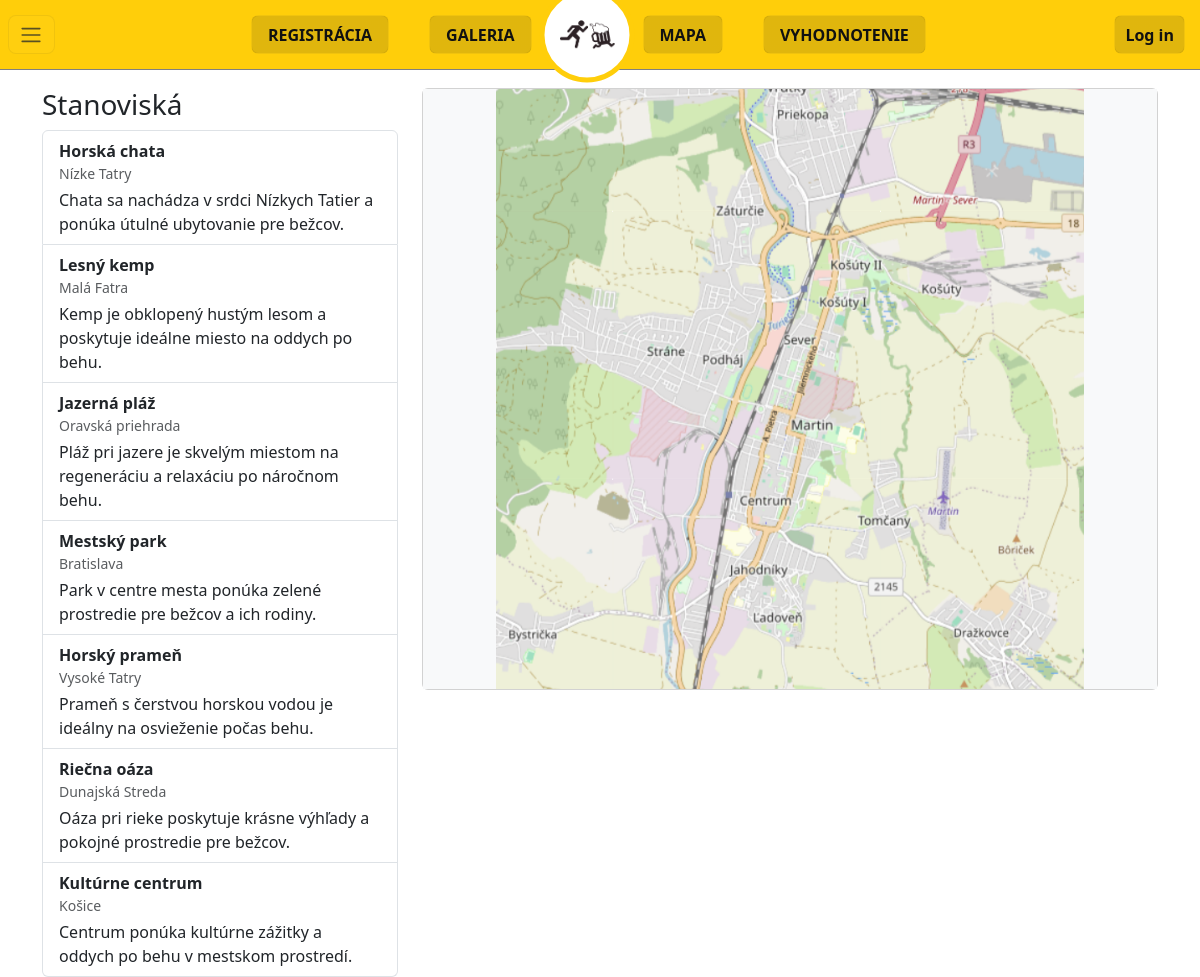
The page /?c=home&a=mapa on the database as committed earlier.
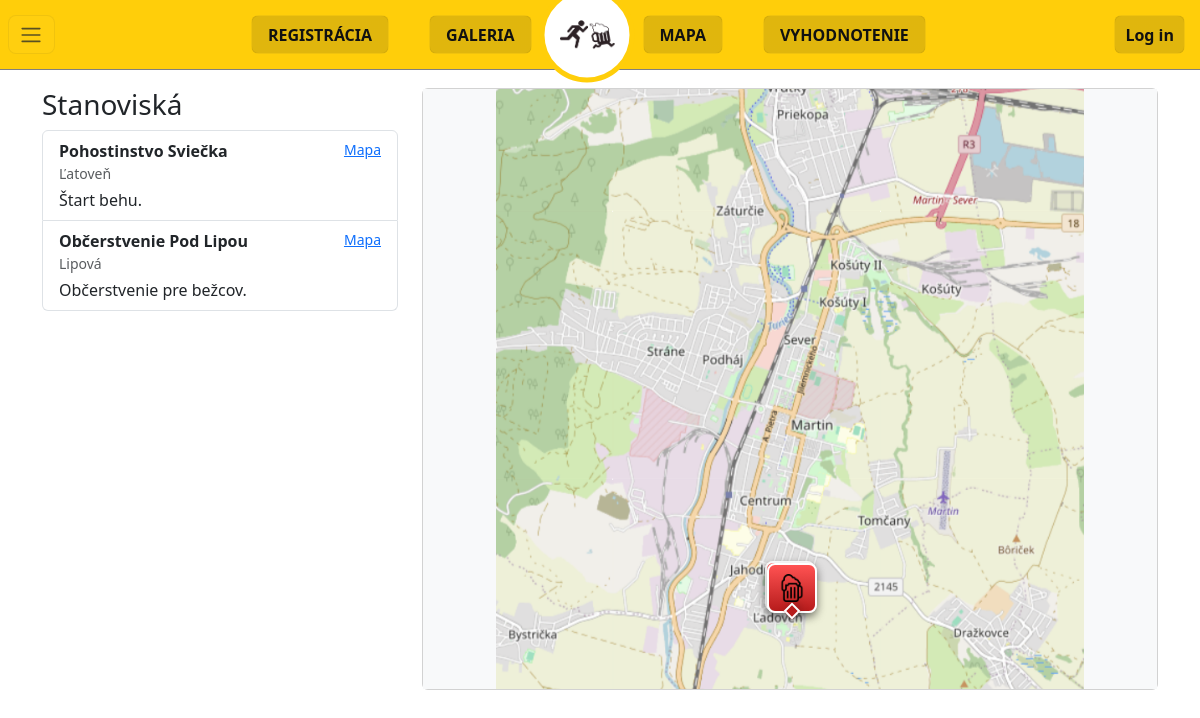
The same page on the database as committed later.
### tables this page shows
CREATE TABLE Stanovisko (
                            ID_stanoviska INT NOT NULL AUTO_INCREMENT,
                            nazov VARCHAR(100) NOT NULL,
                            poloha VARCHAR(255),
                            popis TEXT,
                            mapa_odkaz VARCHAR(500) DEFAULT NULL,
                            obrazok_odkaz VARCHAR(500) DEFAULT NULL,
                            x_pos DECIMAL(9,6) NULL,
                            y_pos DECIMAL(9,6) NULL,
                            ID_roka INT NOT NULL,
                            PRIMARY KEY (ID_stanoviska),
                            CONSTRAINT fk_stanovisko_rok
                                FOREIGN KEY (ID_roka)
                                    REFERENCES rokKonania(ID_roka)
                                    ON DELETE CASCADE
                                    ON UPDATE CASCADE
);

### Framework/Http/Responses/Response.php (called while the page is built, shortened)
<?php
abstract class Response
{
    public function send(): void
    {
        $this->generate();
    }
}

### public/index.php (called while the page is built, shortened)
<?php
try {
    $app = new App();
    $app->run();
} catch (Exception $e) {
    die('An error occurred: ' . $e->getMessage());
}

### Framework/DB/Connection.php (called while the page is built, shortened)
<?php
class Connection
{
    private static ?Connection $instance = null;
    private PDO $db;
    public function __construct(PDO $db)
    {
        $this->db = $db;
    }
    public static function getInstance(): Connection
    {
        try {
            if (self::$instance == null) {
                $db = new PDO(
                    'mysql:dbname=' . Configuration::DB_NAME . ';host=' . (getenv('DB_HOST') ?: Configuration::DB_HOST),
                    (getenv('DB_USER') ?: Configuration::DB_USER),
                    (getenv('DB_PASS') ?: Configuration::DB_PASS)
                );
                $db->setAttribute(PDO::ATTR_ERRMODE, PDO::ERRMODE_EXCEPTION);
                $db->setAttribute(PDO::ATTR_EMULATE_PREPARES, true);
                self::$instance = new self($db);
            }
            return self::$instance;
        } catch (PDOException $e) {
            throw new Exception('Connection failed: ' . $e->getMessage());
        }
    }
    public function __call(string $name, array $arguments): mixed
    {
        return $this->db->{$name}(...$arguments);
    }
}

### App/Controllers/HomeController.php (called while the page is built, shortened)
<?php
class HomeController extends BaseController
{
    public function mapa(Request $request): Response
    {
        $conn = \Framework\DB\Connection::getInstance();
        $stanoviska = [];
        $error = null;
        try {
            $stmt = $conn->query('SELECT * FROM Stanovisko');
            $stanoviska = $stmt->fetchAll(\PDO::FETCH_ASSOC);
        } catch (\Throwable $e) {
            $stanoviska = [];
            $error = $e->getMessage();
        }
        return $this->html(['stanoviska' => $stanoviska, 'mapa_error' => $error]);
    }
}

### App/Views/Home/mapa.view.php (the view, shortened to what the rows shown need)
<?php
function normalize_map_link($s) {
    $s = trim($s);
    if ($s === '') return null;
    if (strpos($s, '!3d') !== false && strpos($s, '!4d') !== false) {
        return $s;
    }
    return $s;
}
?>
<div class="container">
    <div class="row">
        <div class="col-md-4">
            <br>
            <br>
            <br>
            <div class="list-group">
                <?php if (!empty($stanoviska) && is_array($stanoviska)): ?>
                    <?php foreach ($stanoviska as $s): ?>
                        <?php
                            $nazov = $s['nazov'] ?? ($s->nazov ?? 'Bez názvu');
                            $poloha = $s['poloha'] ?? ($s->poloha ?? '');
                            $popis = $s['popis'] ?? ($s->popis ?? '');
                            $mapa = $s['mapa_odkaz'] ?? ($s->mapa_odkaz ?? '');
                            $mapa_href = normalize_map_link($mapa);
                        ?>
                        <div class="list-group-item list-group-item-action" role="button" tabindex="0"
                           data-id="<?= htmlspecialchars($s['ID_stanoviska'] ?? '', ENT_QUOTES) ?>"
                           data-nazov="<?= htmlspecialchars($nazov, ENT_QUOTES) ?>"
                           data-poloha="<?= htmlspecialchars($poloha, ENT_QUOTES) ?>"
                           data-popis="<?= htmlspecialchars($popis, ENT_QUOTES) ?>"
                           data-mapa="<?= htmlspecialchars($mapa_href ?? '', ENT_QUOTES) ?>"
                           data-image="<?= htmlspecialchars($s['obrazok_odkaz'] ?? '', ENT_QUOTES) ?>">
                            <div class="d-flex w-100 justify-content-between">
                                <strong><?= htmlspecialchars($nazov) ?></strong>
                                <?php if ($mapa_href): ?>
                                    <small><a href="<?= htmlspecialchars($mapa_href) ?>" target="_blank" rel="noopener noreferrer">Mapa</a></small>
                                <?php endif; ?>
                            </div>
                            <?php if ($poloha): ?>
                                <div class="small text-muted"><?= htmlspecialchars($poloha) ?></div>
                            <?php endif; ?>
                            <?php if ($popis): ?>
                                <div class="mt-1"><?= nl2br(htmlspecialchars($popis)) ?></div>
                            <?php endif; ?>
                        </div>
                    <?php endforeach; ?>
                <?php else: ?>
                    <div class="list-group-item">Žiadne stanoviská na zobrazenie.</div>
                <?php endif; ?>
            </div>
        </div>
        <div class="col-md-8">
            <br>
            <br>
            <br>
            <div class="card">
                <div class="card-body p-0" style="background:#f8f9fa;">
                    <div id="mapImageContainer" style="position:relative; --marker-offset-x: -30%; --marker-offset-y: -90%;">
                        <?php if (!empty($stanoviska) && is_array($stanoviska)): ?>
                            <?php foreach ($stanoviska as $s): ?>
                                <?php
                                    $x = isset($s['x_pos']) ? $s['x_pos'] : null;
                                    $y = isset($s['y_pos']) ? $s['y_pos'] : null;
                                    if ($x === null || $y === null || $x === '' || $y === '') continue;
                                    $xn = is_numeric($x) ? floatval($x) : null;
                                    $yn = is_numeric($y) ? floatval($y) : null;
                                    $markerLeft = ($xn * 100) . '%';
                                    $markerTop = ($yn * 100) . '%';
                                    $nazov = htmlspecialchars($s['nazov'] ?? '', ENT_QUOTES);
                                    $poloha = htmlspecialchars($s['poloha'] ?? '', ENT_QUOTES);
                                    $popis = htmlspecialchars($s['popis'] ?? '', ENT_QUOTES);
                                    $mapa_href = htmlspecialchars(normalize_map_link($s['mapa_odkaz'] ?? '' ) ?? '', ENT_QUOTES);
                                    $img_link = htmlspecialchars($s['obrazok_odkaz'] ?? '', ENT_QUOTES);
                                ?>
                                <div class="overlay-marker" data-id="<?= htmlspecialchars($s['ID_stanoviska'] ?? '', ENT_QUOTES) ?>" data-nazov="<?= $nazov ?>" data-poloha="<?= $poloha ?>" data-popis="<?= $popis ?>" data-mapa="<?= $mapa_href ?>" data-image="<?= $img_link ?>" style="position:absolute; left:<?= $markerLeft ?>; top:<?= $markerTop ?>; z-index:50; cursor:pointer;">
                                     <div class="marker-shape" aria-hidden="true">
                                         <img src="/images/Beer_icon.png" alt="Pivo" />
                                     </div>
                                 </div>
                             <?php endforeach; ?>
                         <?php endif; ?>
                     </div>
                  </div>
               </div>
           </div>
       </div>
   </div>
 </div>

Rows that differ between the two databases and show on the page:
removed stanovisko: nazov "Horská chata", poloha "Nízke Tatry", popis "Chata sa nachádza v srdci Nízkych Tatier a ponúka útulné ubytovanie pre bežcov.", shown under "Stanoviská"
removed stanovisko: nazov "Lesný kemp", poloha "Malá Fatra", popis "Kemp je obklopený hustým lesom a poskytuje ideálne miesto na oddych po behu.", shown under "Stanoviská"
removed stanovisko: nazov "Jazerná pláž", poloha "Oravská priehrada", popis "Pláž pri jazere je skvelým miestom na regeneráciu a relaxáciu po náročnom behu.", shown under "Stanoviská"
removed stanovisko: nazov "Mestský park", poloha "Bratislava", popis "Park v centre mesta ponúka zelené prostredie pre bežcov a ich rodiny.", shown under "Stanoviská"
removed stanovisko: nazov "Horský prameň", poloha "Vysoké Tatry", popis "Prameň s čerstvou horskou vodou je ideálny na osvieženie počas behu.", shown under "Stanoviská"
removed stanovisko: nazov "Riečna oáza", poloha "Dunajská Streda", popis "Oáza pri rieke poskytuje krásne výhľady a pokojné prostredie pre bežcov.", shown under "Stanoviská"
removed stanovisko: nazov "Kultúrne centrum", poloha "Košice", popis "Centrum ponúka kultúrne zážitky a oddych po behu v mestskom prostredí.", shown under "Stanoviská"
added stanovisko: nazov "Pohostinstvo Sviečka", poloha "Ľatoveň", popis "Štart behu."
added stanovisko: nazov "Občerstvenie Pod Lipou", poloha "Lipová", popis "Občerstvenie pre bežcov."
